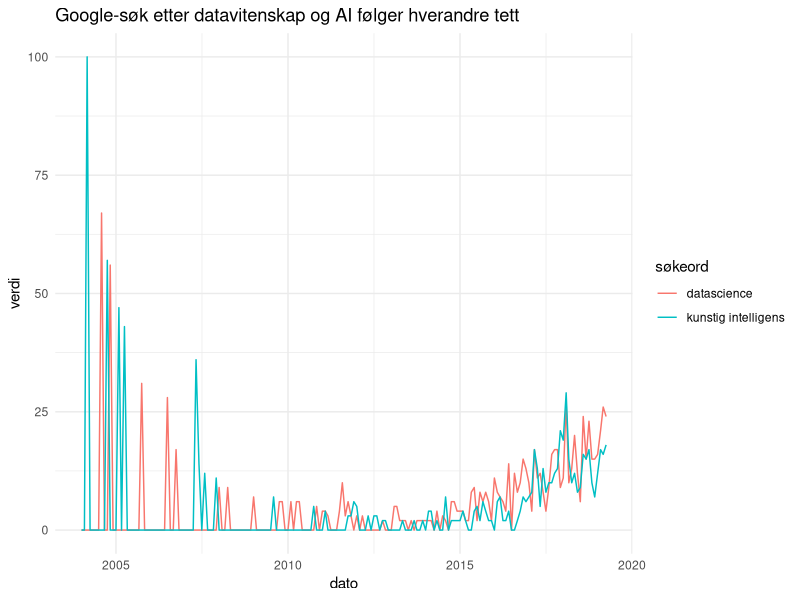

This chart was generated by the following R code:
## ---- chunk 1
library(here)
library(tidyverse)

theme_set(theme_minimal())
## ---- chunk 2
#sett inn figuren fra disse dataene
#https://trends.google.com/trends/explore?date=all&geo=NO&q=data%20science,Kunstig%20intelligens
df = read.csv("google_searches_ds_ai.csv", skip = 2, stringsAsFactors = FALSE, fileEncoding = "UTF-8")

names(df) = c("dato", "datascience", "kunstig intelligens")
df = gather(df, searchterm, verdi, datascience:`kunstig intelligens`)
df$dato = as.Date(paste0(df$dato,"-","01"), "%Y-%m-%d") #aner ikke hvorfor jeg må legge til en dag, men det fungerer

qplot(data = df, x = dato, y = verdi, colour = searchterm, group = searchterm, geom = "line")+
  labs(colour = "søkeord", title ="Google-søk etter datavitenskap og AI følger hverandre tett")

## ---- chunk 3
# henter data fra https://data.nav.no/dataset/utlysningstekster-ledige-stillinger-historikk/resource/882e3e0f-cd3c-4d3a-8072-be7ba7b3d272

#df = read.csv2("https://data.nav.no/dataset/408fc52c-b50e-4ee7-a620-305eaa5d56e7/resource/882e3e0f-cd3c-4d3a-8072-be7ba7b3d272/download/stillingstekster-2018.csv", stringsAsFactors = FALSE, header = TRUE, fileEncoding = "UTF-8")

#temp = filter(df, grepl("data science", Stillingsbeskrivelse.vasket))
#str(temp)
